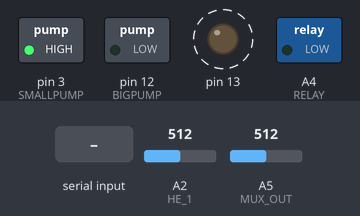
A sketch run on a simulated Arduino Uno, built with avr-gcc and run on an emulated ATmega328P. Parts: switched loads named in the sketch (green lamp = pin HIGH), output pins drawn as LEDs (lit = HIGH). Dashed ring = blinking. Inputs (shaded band) come from the test bench; at power-on: A5 (MUX_OUT) = 512, A2 (HE_1) = 512. Pins used as bus, display or sensor lines are not drawn; what the sketch prints to the serial monitor is not drawn.

Above: at 1.2 s.
1.3 s: "0" received over Serial
At 2.0 s:
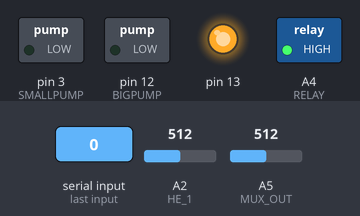
At 2.57 s:
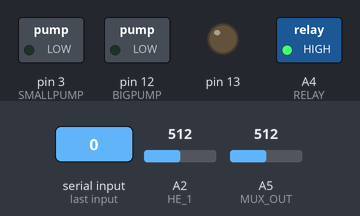
4.3 s: A5 (MUX_OUT) set to 596
7.3 s: A5 (MUX_OUT) set to 613
10.3 s: "1" received over Serial
At 11.3 s:
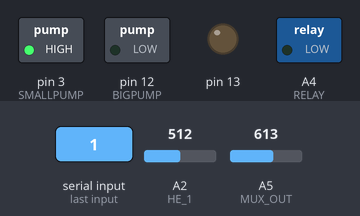
13.3 s: "2" received over Serial
Timing chart, 0 to 17.3 s (numbered marks = the images above; inputs shaded):
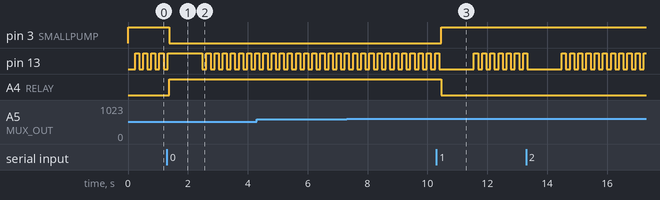

Measured:
- after the input at 1.3 s, pin 3 (SMALLPUMP): HIGH → LOW after 0.09 s; A4 (RELAY): LOW → HIGH after 0.09 s
- after the input at 10.3 s, pin 3 (SMALLPUMP): LOW → HIGH after 0.15 s; A4 (RELAY): HIGH → LOW after 0.15 s
- by itself, pin 13: repeats every 0.27 s: HIGH 0.14 s, LOW 0.14 s

The sketch:

main_s1.ino
```cpp
#define MUX_SEL_0 5
#define MUX_SEL_1 7
#define MUX_SEL_2 9

#define MUX_EN_0 10
#define MUX_EN_1 11

#define SMALLPUMP 3
#define BIGPUMP 12
#define PAS 255
#define HE_1 A2
#define HE_2 A3

#define RELAY A4

#define MUX_OUT A5

float muxVals[16] = {};
float volVals[16] = {};
int rawVals[16] = {};
bool led = LOW;
bool error = false;
bool first = true;
float errVol = 0;
bool start = true;

float minVol, avgVol, totalVol;
int minIndex, errCell;
int rawCurrent, finalCurrent;
bool bigPump;

// the setup function runs once when you press reset or power the board
void setup() {
  // initialize digital pin 13 as an output.
  pinMode(MUX_SEL_0, OUTPUT);
  pinMode(MUX_SEL_1, OUTPUT);
  pinMode(MUX_SEL_2, OUTPUT);
  pinMode(MUX_EN_0, OUTPUT);
  pinMode(MUX_EN_1, OUTPUT);
  pinMode(13, OUTPUT);

  pinMode(HE_1, INPUT);
  pinMode(HE_2, INPUT);

  pinMode(SMALLPUMP, OUTPUT);
  pinMode(BIGPUMP, OUTPUT);
  pinMode(RELAY, OUTPUT);

  analogWrite(SMALLPUMP, PAS);
  digitalWrite(RELAY, LOW);

  Serial.begin(9600);

}

// the loop function runs over and over again forever
void loop() {
  //delay(2000);
  for (uint8_t muxSel = 0; muxSel < 16; muxSel ++){
    digitalWrite(MUX_SEL_0, muxSel & 1);
    digitalWrite(MUX_SEL_1, (muxSel & 2) >> 1);
    digitalWrite(MUX_SEL_2, (muxSel & 4) >> 2);
    digitalWrite(MUX_EN_0, (muxSel & 8) >> 3);
    digitalWrite(MUX_EN_1, ((~muxSel) & 8) >> 3);
    delay(5);
    rawVals[muxSel] = analogRead(MUX_OUT);
    muxVals[muxSel] = (float)rawVals[muxSel] / 1023 * 16.921;
  }
  Serial.write(12);
  qsort(muxVals, 16, sizeof (float), compar);
  volVals[0] = muxVals[0];
  Serial.print((float)volVals[0]);
  Serial.print("\t");
  for (int i = 1; i < 16; ++i){
    volVals[i] = muxVals[i] - muxVals[i-1];
    Serial.print((float)volVals[i]);
    //Serial1.print("V     ");
    Serial.print("\t");
  }

  // Debug LED -
  digitalWrite(13, led);
  led = !led;

  // Getting derivatives
  Serial.print(led);
  minIndex = get_min(volVals, 16);
  minVol = volVals[minIndex];
  totalVol = get_total(volVals,  16);
  avgVol = get_avg(volVals, 16);
  qsort(rawVals, 16, sizeof(int), compar);

  rawCurrent = analogRead(HE_1);
  Serial.println("\t");

  Serial.print("m ");
  Serial.print(minVol);
  Serial.print(" c");
  Serial.println(minIndex);

  Serial.print("t ");
  Serial.println(totalVol);

  Serial.print("a ");
  Serial.println(avgVol);

  if (Serial.available()){
    Serial.print("Serial1 received - ");
    unsigned char killMe = Serial.read();

    if (killMe == '1'){
      Serial.println("Starting");
      start = true;
      error = false;
      first = true;
      analogWrite(SMALLPUMP, PAS); // 30%
      digitalWrite(RELAY, LOW);
    }
    else if (killMe == '0'){
      Serial.println("Stopping");
      start = false;
      digitalWrite(SMALLPUMP, LOW);
      digitalWrite(RELAY, HIGH);
      digitalWrite(BIGPUMP, LOW);
      bigPump = false;
    }

    delay(1000);
  }


  if (start){
    if (!first){
      // control logic
      if (error) {

        Serial.print("Err ");
        Serial.print(errVol);
        Serial.print(" C");
        Serial.print(errCell);
        return;
      }

      // Pump logic
      if (!bigPump && minVol < 0.7 ) {
        digitalWrite(BIGPUMP, HIGH);
        bigPump = true;
      } else if (bigPump, minVol > 0.75) {
        bigPump = false;
        digitalWrite(BIGPUMP, LOW);
      }

      if ( minVol < 0.5 ) {
        digitalWrite(RELAY, HIGH);
        digitalWrite(SMALLPUMP, LOW);
        digitalWrite(BIGPUMP, LOW);
        bigPump = false;
        Serial.print("Err");
        errVol = minVol;
        errCell = minIndex;
        error = true;
      }
    } else if (totalVol > 12) {
      first = false;
      delay(3000);
    } else {
      //digitalWrite(SMALLPUMP, HIGH);
      analogWrite(SMALLPUMP, PAS); // 30%
      digitalWrite(RELAY, LOW);
      Serial.println("in");
    }

  } else {
      Serial.println("St");
  }

}

int compar (const void* p1, const void* p2){
  if(*(float*)p1 < *(float*)p2) return -1;
  if(*(float*)p1 == *(float*)p2) return 0;
  if(*(float*)p1 > *(float*)p2) return 1;
}

int get_min (float arr[], int len){
  float ret = 420;
  bool first_zero = false;
  int i;
  int index;
  for (i = 0; i < len; ++i){
    if (arr[i] <= 0.05 && !first_zero){
      first_zero = true;
      continue;
    }
    if (arr[i] < ret) {
      ret = arr[i];
      index = i;
    }
  }
  return index;
}

float get_total (float arr[], int len){
  float ret = 0;
  for (int i = 1; i < len; ++i){
    ret += arr[i];
  }
  return ret;
}

float get_avg(float arr[], int len){
  int count = 0;
  for (int i = 0; i < len; i ++){
    if (arr[i] != 0)
      count ++;
  }
  return get_total(arr, len) / count;
}
```
